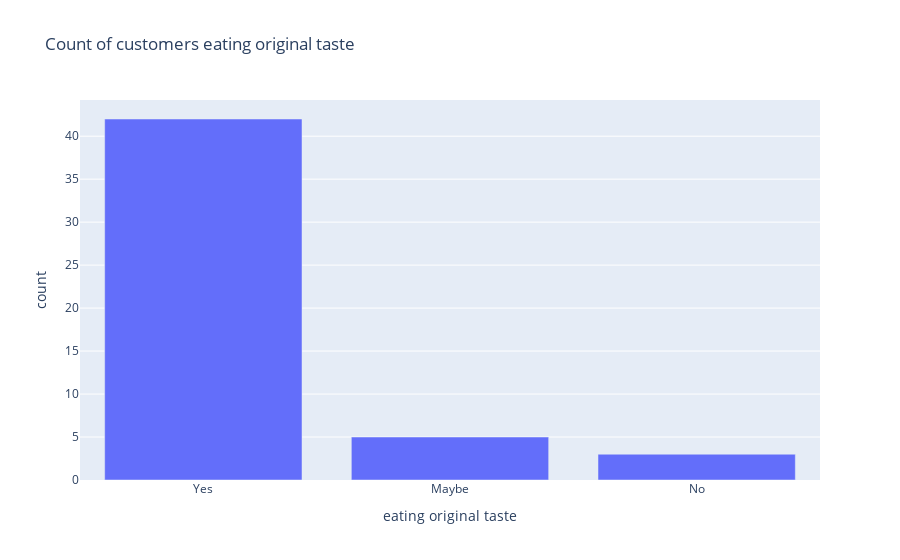

This figure's notebook cell:
### Code cell
fig = go.Figure()

fig.add_trace( go.Bar(x=eating_original_taste.index , y=eating_original_taste.values), )

fig.update_layout( dict(title = 'Count of customers eating original taste',
                      xaxis= dict(title= 'eating original taste',ticklen= 8, zeroline= False),
                      yaxis= dict(title= 'count',ticklen=8, zeroline=False)
                     ) )

fig.show(layout=layout)

### Figure 1 — Plotly figure (JSON) as saved in the notebook; plotly's stock layout.template omitted (floating-point values rounded to 4 significant figures)
{"data": [{"type": "bar", "x": ["Yes", "Maybe", "No"], "y": [42, 5, 3]}], "layout": {"title": {"text": "Count of customers eating original taste"}, "xaxis": {"ticklen": 8, "title": {"text": "eating original taste"}, "zeroline": false}, "yaxis": {"ticklen": 8, "title": {"text": "count"}, "zeroline": false}}}
